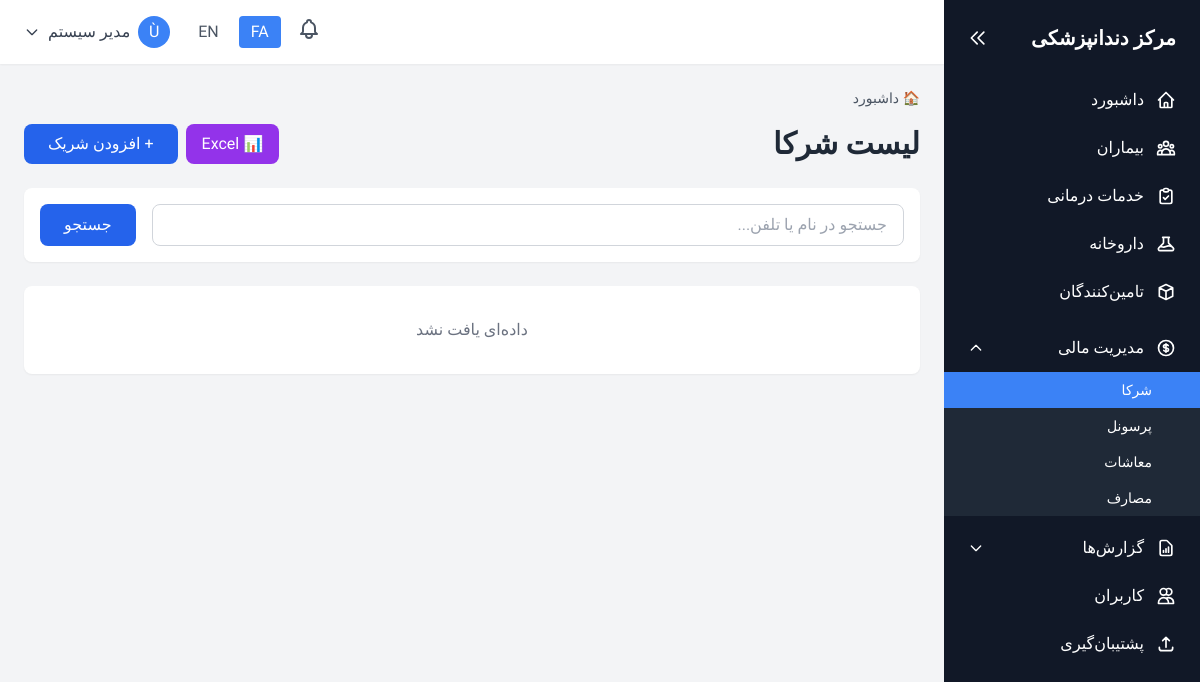
The page /partners/index.php (signed in) on the database as committed earlier.
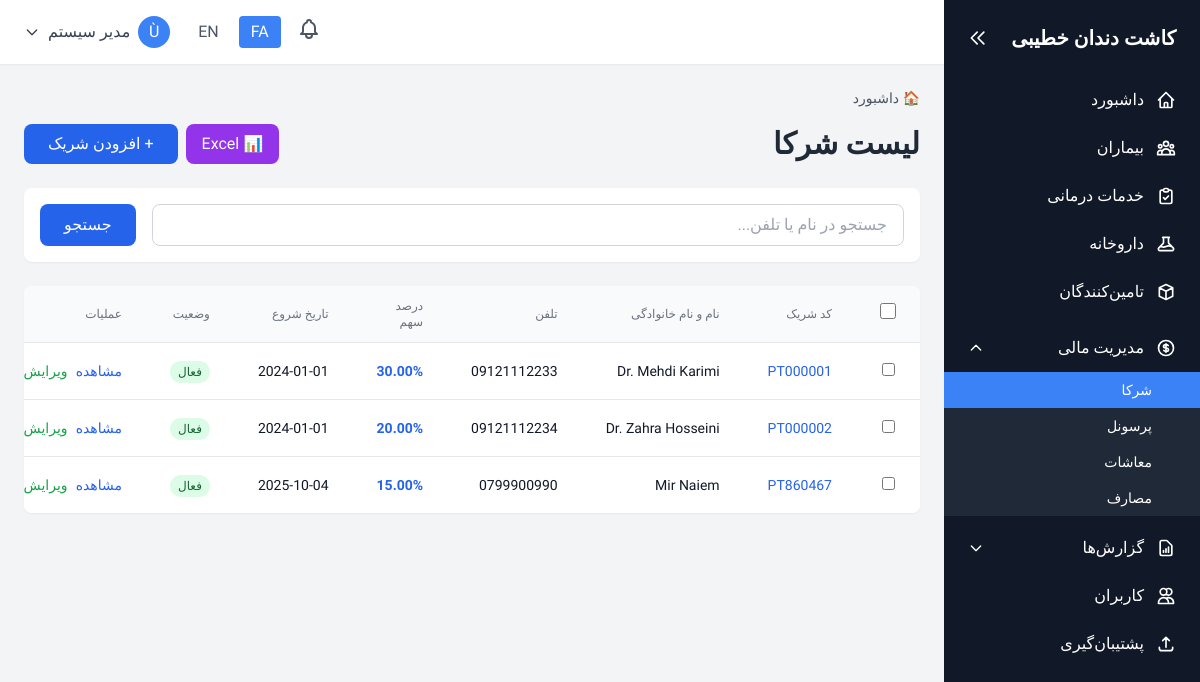
The same page on the database as committed later.
### tables this page shows
CREATE TABLE `system` (
  `id` int(11) NOT NULL,
  `record_type` enum('setting','activity_log') NOT NULL,
  `setting_key` varchar(50) DEFAULT NULL,
  `setting_value` text DEFAULT NULL,
  `setting_type` varchar(20) DEFAULT 'text',
  `description` text DEFAULT NULL,
  `user_id` int(11) DEFAULT NULL,
  `action` varchar(50) DEFAULT NULL,
  `table_name` varchar(50) DEFAULT NULL,
  `record_id` int(11) DEFAULT NULL,
  `ip_address` varchar(45) DEFAULT NULL,
  `user_agent` text DEFAULT NULL,
  `created_at` datetime DEFAULT current_timestamp(),
  `updated_at` datetime DEFAULT current_timestamp() ON UPDATE current_timestamp()
);

CREATE TABLE `documents` (
  `id` int(11) NOT NULL,
  `document_type` enum('prescription','partner_share','backup','invoice','expense') NOT NULL,
  `expense_type` enum('fixed','variable','one_time') DEFAULT NULL,
  `expense_category` varchar(50) DEFAULT NULL,
  `amount` decimal(10,2) DEFAULT NULL,
  `recurrence` enum('monthly','quarterly','yearly','one_time') DEFAULT NULL,
  `next_due_date` date DEFAULT NULL,
  `document_code` varchar(20) NOT NULL,
  `patient_id` int(11) DEFAULT NULL,
  `service_id` int(11) DEFAULT NULL,
  `title` varchar(200) NOT NULL,
  `content` text DEFAULT NULL,
  `file_path` varchar(255) DEFAULT NULL,
  `file_size` bigint(20) DEFAULT NULL,
  `partner_name` varchar(100) DEFAULT NULL,
  `partner_phone` varchar(20) DEFAULT NULL,
  `partner_email` varchar(100) DEFAULT NULL,
  `share_percentage` decimal(5,2) DEFAULT NULL,
  `period_start` date DEFAULT NULL,
  `period_end` date DEFAULT NULL,
  `share_amount` decimal(10,2) DEFAULT NULL,
  `paid_amount` decimal(10,2) DEFAULT 0.00,
  `diagnosis` text DEFAULT NULL,
  `medicine_instructions` text DEFAULT NULL,
  `status` enum('active','inactive','completed','cancelled') DEFAULT 'active',
  `created_by` int(11) DEFAULT NULL,
  `created_at` datetime DEFAULT current_timestamp(),
  `updated_at` datetime DEFAULT current_timestamp() ON UPDATE current_timestamp()
);

### config/config.php (called while the page is built, shortened)
<?php
require_once __DIR__ . '/database.php';
$current_lang = $_SESSION['lang'] ?? DEFAULT_LANG;
function loadLanguage($lang = null) {
    global $current_lang;
    $lang = $lang ?? $current_lang;
    $langFile = BASE_PATH . "/lang/$lang.php";
    $translations = [];
    if (file_exists($langFile)) {
        $translations = require $langFile;
    } else {
        $translations = require BASE_PATH . "/lang/fa.php";
    }
    return $translations;
}
function formatDate($date, $format = 'Y-m-d') {
    return date($format, strtotime($date));
}
function getSetting($key, $default = '') {
    try {
        $setting = fetchOne("SELECT setting_value FROM system WHERE record_type = 'setting' AND setting_key = ?", [$key]);
        return $setting ? $setting['setting_value'] : $default;
    } catch (Exception $e) {
        return $default;
    }
}
function getPagination($totalRecords, $perPage = 20) {
    $page = isset($_GET['page']) ? max(1, intval($_GET['page'])) : 1;
    $totalPages = ceil($totalRecords / $perPage);
    $offset = ($page - 1) * $perPage;
    return [
        'page' => $page,
        'perPage' => $perPage,
        'totalPages' => $totalPages,
        'totalRecords' => $totalRecords,
        'offset' => $offset,
        'hasNext' => $page < $totalPages,
        'hasPrev' => $page > 1
    ];
}

### config/database.php (called while the page is built, shortened)
<?php
function getDBConnection()
{
    try {
        if (DB_TYPE === 'sqlite') {
            $db = new PDO('sqlite:' . DB_PATH);
            $db->setAttribute(PDO::ATTR_ERRMODE, PDO::ERRMODE_EXCEPTION);
            $db->setAttribute(PDO::ATTR_DEFAULT_FETCH_MODE, PDO::FETCH_ASSOC);
            $db->exec('PRAGMA foreign_keys = ON;');
            return $db;
        } else {
            $dsn = "mysql:host=" . DB_HOST . ";port=" . DB_PORT . ";dbname=" . DB_NAME . ";charset=" . DB_CHARSET;
            $options = [
                PDO::ATTR_ERRMODE => PDO::ERRMODE_EXCEPTION,
                PDO::ATTR_DEFAULT_FETCH_MODE => PDO::FETCH_ASSOC,
                PDO::ATTR_EMULATE_PREPARES => false,
            ];
            return new PDO($dsn, DB_USER, DB_PASS, $options);
        }
    } catch (PDOException $e) {
        die("Database connection failed: " . $e->getMessage());
    }
}
function executeQuery($query, $params = [])
{
    $db = getDBConnection();
    $stmt = $db->prepare($query);
    $stmt->execute($params);
    return $stmt;
}
function fetchAll($query, $params = [], $useCache = false)
{
    $stmt = executeQuery($query, $params);
    $result = $stmt->fetchAll();
    return $result;
}
function fetchOne($query, $params = [], $useCache = false)
{
    $stmt = executeQuery($query, $params);
    $result = $stmt->fetch();
    return $result;
}

### partners/index.php (the view, shortened to what the changed rows need)
<?php
require_once '../config/config.php';
include '../includes/header.php';
$where = "document_type = 'partner_share'";
$params = [];
$totalRecords = fetchOne("SELECT COUNT(*) as count FROM documents WHERE $where", $params)['count'];
$pagination = getPagination($totalRecords, 20);
$partners = fetchAll("
    SELECT
        id,
        document_code as partner_code,
        partner_name as full_name,
        partner_phone as phone,
        partner_email as email,
        share_percentage,
        period_start as start_date,
        period_end as end_date,
        CASE WHEN status = 'active' THEN 1 ELSE 0 END as is_active
    FROM documents
    WHERE $where
    ORDER BY status DESC, partner_name
    LIMIT {$pagination['perPage']} OFFSET {$pagination['offset']}
", $params);
?>
<div class="space-y-6">
    <div class="flex flex-col md:flex-row items-start md:items-center justify-between gap-4">
        <h1 class="text-2xl md:text-3xl font-bold text-gray-800"><?php echo $lang['partner_list']; ?></h1>
    </div>
    <div class="bg-white rounded-lg shadow-sm overflow-hidden">
        <?php if (empty($partners)): ?>
            <div class="p-8 text-center text-gray-500">
                <?php echo $lang['no_data']; ?>
            </div>
        <?php else: ?>
            <div class="overflow-x-auto table-desktop">
                <table id="partnersTable" class="min-w-full divide-y divide-gray-200">
                    <thead class="bg-gray-50">
                        <tr>
                            <th class="px-6 py-3 text-center">
                                <input type="checkbox" id="selectAll" onchange="toggleSelectAll(this)" class="w-4 h-4 cursor-pointer">
                            </th>
                            <th class="px-6 py-3 text-<?php echo $current_lang === 'fa' ? 'right' : 'left'; ?> text-xs font-medium text-gray-500 uppercase"><?php echo $lang['partner_code']; ?></th>
                            <th class="px-6 py-3 text-<?php echo $current_lang === 'fa' ? 'right' : 'left'; ?> text-xs font-medium text-gray-500 uppercase"><?php echo $lang['full_name']; ?></th>
                            <th class="px-6 py-3 text-<?php echo $current_lang === 'fa' ? 'right' : 'left'; ?> text-xs font-medium text-gray-500 uppercase"><?php echo $lang['phone']; ?></th>
                            <th class="px-6 py-3 text-<?php echo $current_lang === 'fa' ? 'right' : 'left'; ?> text-xs font-medium text-gray-500 uppercase"><?php echo $lang['share_percentage']; ?></th>
                            <th class="px-6 py-3 text-<?php echo $current_lang === 'fa' ? 'right' : 'left'; ?> text-xs font-medium text-gray-500 uppercase"><?php echo $lang['start_date']; ?></th>
                            <th class="px-6 py-3 text-<?php echo $current_lang === 'fa' ? 'right' : 'left'; ?> text-xs font-medium text-gray-500 uppercase"><?php echo $lang['status']; ?></th>
                            <th class="px-6 py-3 text-<?php echo $current_lang === 'fa' ? 'right' : 'left'; ?> text-xs font-medium text-gray-500 uppercase"><?php echo $lang['actions']; ?></th>
                        </tr>
                    </thead>
                    <tbody class="bg-white divide-y divide-gray-200">
                        <?php foreach ($partners as $partner): ?>
                        <tr class="hover:bg-gray-50">
                            <td class="px-6 py-4 text-center">
                                <input type="checkbox" class="row-checkbox" value="<?php echo $partner['id']; ?>" onchange="updateBulkButtons()" class="w-4 h-4 cursor-pointer">
                            </td>
                            <td class="px-6 py-4 whitespace-nowrap text-sm font-medium text-blue-600">
                                <?php echo $partner['partner_code']; ?>
                            </td>
                            <td class="px-6 py-4 whitespace-nowrap text-sm text-gray-900">
                                <?php echo htmlspecialchars($partner['full_name']); ?>
                            </td>
                            <td class="px-6 py-4 whitespace-nowrap text-sm text-gray-900">
                                <?php echo $partner['phone'] ?: '-'; ?>
                            </td>
                            <td class="px-6 py-4 whitespace-nowrap text-sm font-semibold text-blue-600">
                                <?php echo $partner['share_percentage']; ?>%
                            </td>
                            <td class="px-6 py-4 whitespace-nowrap text-sm text-gray-900">
                                <?php echo formatDate($partner['start_date']); ?>
                            </td>
                            <td class="px-6 py-4 whitespace-nowrap text-sm">
                                <span class="px-2 py-1 text-xs rounded-full <?php echo $partner['is_active'] ? 'bg-green-100 text-green-800' : 'bg-red-100 text-red-800'; ?>">
                                    <?php echo $partner['is_active'] ? $lang['active'] : $lang['inactive']; ?>
                                </span>
                            </td>
                            <td class="px-6 py-4 whitespace-nowrap text-sm font-medium">
                                <div class="flex gap-2">
                                    <a href="view.php?id=<?php echo $partner['id']; ?>"
                                       class="text-blue-600 hover:text-blue-900">
                                        <?php echo $lang['view']; ?>
                                    </a>
                                    <a href="edit.php?id=<?php echo $partner['id']; ?>"
                                       class="text-green-600 hover:text-green-900">
                                        <?php echo $lang['edit']; ?>
                                    </a>
                                </div>
                            </td>
                        </tr>
                        <?php endforeach; ?>
                    </tbody>
                </table>
            </div>
        <?php endif; ?>
    </div>
</div>
<?php include '../includes/footer.php'; ?>

### includes/header.php (shortened to what the changed rows need)
<?php
$lang = loadLanguage();
?>
<!DOCTYPE html>
<html lang="<?php echo $current_lang; ?>" dir="<?php echo $current_lang === 'fa' ? 'rtl' : 'ltr'; ?>">
<head>
    <script src="https://cdn.tailwindcss.com"></script>
    <link rel="stylesheet" href="<?php echo BASE_URL; ?>/assets/css/mobile.css">
</head>
<body class="bg-gray-100">
    <div class="flex h-screen overflow-hidden">
        <aside id="sidebar" class="w-64 bg-gray-900 text-white flex-shrink-0 hidden md:flex flex-col transition-all duration-300">
            <div class="p-6 flex-shrink-0 flex items-center justify-between">
                <h1 id="sidebar-title" class="text-xl font-bold"><?php echo getSetting('clinic_name', $lang['app_name']); ?></h1>
                <button id="sidebar-toggle" class="text-white hover:text-gray-300 hidden md:block" title="بستن منو">
                    <svg class="w-5 h-5" fill="none" stroke="currentColor" viewBox="0 0 24 24">
                        <path stroke-linecap="round" stroke-linejoin="round" stroke-width="2" d="M11 19l-7-7 7-7m8 14l-7-7 7-7"></path>
                    </svg>
                </button>
            </div>
        </aside>
        <div class="flex-1 flex flex-col overflow-hidden">
            <main class="flex-1 overflow-y-auto p-6">

Rows that differ between the two databases and show on the page:
changed system: setting_value "مرکز دندانپزشکی" → "کاشت دندان خطیبی"
added documents: document_code "PT000001", partner_name "Dr. Mehdi Karimi", partner_phone "09121112233", share_percentage "30.00", period_start "2024-01-01"
added documents: document_code "PT000002", partner_name "Dr. Zahra Hosseini", partner_phone "09121112234", share_percentage "20.00", period_start "2024-01-01"
added documents: document_code "PT860467", partner_name "Mir Naiem", partner_phone "0799900990", share_percentage "15.00", period_start "2025-10-04"
Other text that changed with them:
form field value: (not shown) → "☐"
$lang['partner_code']: (not shown) → "کد شریک"
$lang['full_name']: (not shown) → "نام و نام خانوادگی"
$lang['phone']: (not shown) → "تلفن"
$lang['share_percentage']: (not shown) → "درصد سهم"
$lang['start_date']: (not shown) → "تاریخ شروع"
$lang['status']: (not shown) → "وضعیت"
$lang['actions']: (not shown) → "عملیات"
$lang['no_data']: "داده‌ای یافت نشد" → (not shown)
